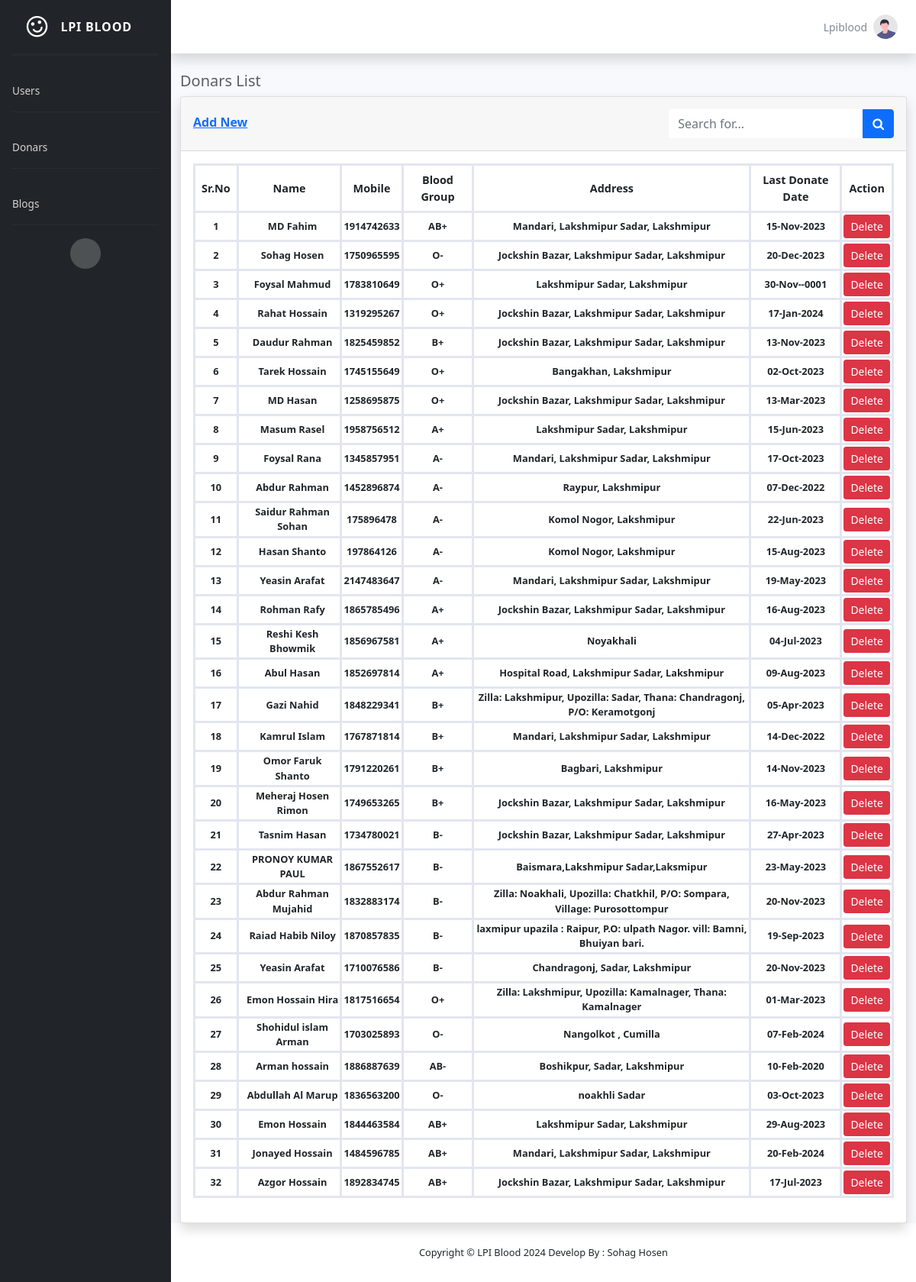
Screenshot of /admin/donors.php (signed in) with the database file from the repository.
### tables this page shows
CREATE TABLE `donars` (
  `id` int(255) NOT NULL,
  `firstName` varchar(255) NOT NULL,
  `lastName` varchar(255) NOT NULL,
  `mobile` int(255) NOT NULL,
  `email` varchar(255) NOT NULL,
  `address` text NOT NULL,
  `blood_group` varchar(255) NOT NULL,
  `weight` int(255) NOT NULL,
  `f_num` int(255) NOT NULL,
  `last_donate_date` date NOT NULL,
  `img` varchar(255) NOT NULL
);

### admin/donors.php (the view, shortened to what this page needs)
<?php include 'header.php';
$sql = "SELECT * FROM donars";
$query = mysqli_query($con, $sql);
$rows = mysqli_num_rows($query);
?>
   <div class="container-fluid" id="adminPage">
      <h5 class="mb-2 text-gray-800">Donars List</h5>
      <div class="card shadow">
         <div class="card-header py-3 d-flex justify-content-between">
            <div>
               <a href="user_add.php">
                  <h6 class="font-weight-bold text-primary mt-2">Add New</h6>
               </a>
            </div>
            <div>
               <form class="navbar-search">
                  <div class="input-group">
                     <input type="text" class="form-control bg-white border-0 small" placeholder="Search for...">
                     <div class="input-group-append">
                        <button class="btn btn-primary" type="button"> <i class="fa fa-search"></i> </button>
                     </div>
                  </div>
               </form>
            </div>
         </div>
         <div class="card-body">
            <div class="table-responsive">
               <table class="table table-bordered" id="dataTable" width="100%" cellspacing="0">
                  <thead>
                     <tr>
                        <th>Sr.No</th>
                        <th>Name</th>
                        <th>Mobile</th>
                        <th>Blood Group</th>
                        <th>Address</th>
                        <th>Last Donate Date</th>
                        <th colspan="2">Action</th>
                     </tr>
                  </thead>
                  <tbody">
                     <?php
                        if ($rows){
                           $count = 1;
                           while ($result = mysqli_fetch_assoc($query)) {
                              ?>
                              <tr>
                                 <td><?= $count++?></td>
                                 <td style="text-align: center !important;"><?= ucfirst($result['firstName']." ".$result['lastName'])?></td>
                                 <td><?=$result['mobile'] ?></td>
                                 <td><?=$result['blood_group'] ?></td>
                                 <td><?=$result['address'] ?></td>
                                 <td><?=date('d-M-Y', strtotime($result['last_donate_date'])) ?></td>
                                 <td>
                                    <form method="POST" onsubmit=" return confirm('Are you sure you want to delete?')">
                                       <input type="submit" name="deleteDonar" value="Delete" class="btn btn-sm btn-danger">
                                    </form>
                                 </td>
                              </tr>
                              <?php
                           }
                        }else{
                           ?>
                           <tr><td class="text-center">No Record Found!</td></tr>
                           <?php
                        }
                     ?>
               </table>
            </div>
         </div>
      </div>
   </div>
</div>
<?php include 'footer.php';
?>

### rows the page displays
donars: firstName+lastName "MD Fahim", mobile "1914742633", blood_group "AB+", address "Mandari, Lakshmipur Sadar, Lakshmipur", last_donate_date "15-Nov-2023"
donars: firstName+lastName "Sohag Hosen", mobile "1750965595", blood_group "O-", address "Jockshin Bazar, Lakshmipur Sadar, Lakshmipur", last_donate_date "20-Dec-2023"
donars: firstName+lastName "Foysal Mahmud", mobile "1783810649", blood_group "O+", address "Lakshmipur Sadar, Lakshmipur", last_donate_date "30-Nov--0001"
donars: firstName+lastName "Rahat Hossain", mobile "1319295267", blood_group "O+", address "Jockshin Bazar, Lakshmipur Sadar, Lakshmipur", last_donate_date "17-Jan-2024"
donars: firstName+lastName "Daudur Rahman", mobile "1825459852", blood_group "B+", address "Jockshin Bazar, Lakshmipur Sadar, Lakshmipur", last_donate_date "13-Nov-2023"
donars: firstName+lastName "Tarek Hossain", mobile "1745155649", blood_group "O+", address "Bangakhan, Lakshmipur", last_donate_date "02-Oct-2023"
donars: firstName+lastName "MD Hasan", mobile "1258695875", blood_group "O+", address "Jockshin Bazar, Lakshmipur Sadar, Lakshmipur", last_donate_date "13-Mar-2023"
donars: firstName+lastName "Masum Rasel", mobile "1958756512", blood_group "A+", address "Lakshmipur Sadar, Lakshmipur", last_donate_date "15-Jun-2023"
donars: firstName+lastName "Foysal Rana", mobile "1345857951", blood_group "A-", address "Mandari, Lakshmipur Sadar, Lakshmipur", last_donate_date "17-Oct-2023"
donars: firstName+lastName "Abdur Rahman", mobile "1452896874", blood_group "A-", address "Raypur, Lakshmipur", last_donate_date "07-Dec-2022"
donars: firstName+lastName "Saidur Rahman Sohan", mobile "175896478", blood_group "A-", address "Komol Nogor, Lakshmipur", last_donate_date "22-Jun-2023"
donars: firstName+lastName "Hasan Shanto", mobile "197864126", blood_group "A-", address "Komol Nogor, Lakshmipur", last_donate_date "15-Aug-2023"
donars: firstName+lastName "Yeasin Arafat", mobile "2147483647", blood_group "A-", address "Mandari, Lakshmipur Sadar, Lakshmipur", last_donate_date "19-May-2023"
donars: firstName+lastName "Rohman Rafy", mobile "1865785496", blood_group "A+", address "Jockshin Bazar, Lakshmipur Sadar, Lakshmipur", last_donate_date "16-Aug-2023"
donars: firstName+lastName "Reshi Kesh Bhowmik", mobile "1856967581", blood_group "A+", address "Noyakhali", last_donate_date "04-Jul-2023"
donars: firstName+lastName "Abul Hasan", mobile "1852697814", blood_group "A+", address "Hospital Road, Lakshmipur Sadar, Lakshmipur", last_donate_date "09-Aug-2023"
donars: firstName+lastName "Gazi Nahid", mobile "1848229341", blood_group "B+", address "Zilla: Lakshmipur, Upozilla: Sadar, Thana: Chandragonj, P/O: Keramotgonj", last_donate_date "05-Apr-2023"
donars: firstName+lastName "Kamrul Islam", mobile "1767871814", blood_group "B+", address "Mandari, Lakshmipur Sadar, Lakshmipur", last_donate_date "14-Dec-2022"
donars: firstName+lastName "Omor Faruk Shanto", mobile "1791220261", blood_group "B+", address "Bagbari, Lakshmipur", last_donate_date "14-Nov-2023"
donars: firstName+lastName "Meheraj Hosen Rimon", mobile "1749653265", blood_group "B+", address "Jockshin Bazar, Lakshmipur Sadar, Lakshmipur", last_donate_date "16-May-2023"
donars: firstName+lastName "Tasnim Hasan", mobile "1734780021", blood_group "B-", address "Jockshin Bazar, Lakshmipur Sadar, Lakshmipur", last_donate_date "27-Apr-2023"
donars: firstName+lastName "PRONOY KUMAR PAUL", mobile "1867552617", blood_group "B-", address "Baismara,Lakshmipur Sadar,Laksmipur", last_donate_date "23-May-2023"
donars: firstName+lastName "Abdur Rahman Mujahid", mobile "1832883174", blood_group "B-", address "Zilla: Noakhali, Upozilla: Chatkhil, P/O: Sompara, Village: Purosottompur", last_donate_date "20-Nov-2023"
donars: firstName+lastName "Raiad Habib Niloy", mobile "1870857835", blood_group "B-", address "laxmipur upazila : Raipur, P.O: ulpath Nagor. vill: Bamni, Bhuiyan bari.", last_donate_date "19-Sep-2023"
donars: firstName+lastName "Yeasin Arafat", mobile "1710076586", blood_group "B-", address "Chandragonj, Sadar, Lakshmipur", last_donate_date "20-Nov-2023"
donars: firstName+lastName "Emon Hossain Hira", mobile "1817516654", blood_group "O+", address "Zilla: Lakshmipur, Upozilla: Kamalnager, Thana: Kamalnager", last_donate_date "01-Mar-2023"
donars: firstName+lastName "Shohidul islam Arman", mobile "1703025893", blood_group "O-", address "Nangolkot , Cumilla", last_donate_date "07-Feb-2024"
donars: firstName+lastName "Arman hossain", mobile "1886887639", blood_group "AB-", address "Boshikpur, Sadar, Lakshmipur", last_donate_date "10-Feb-2020"
donars: firstName+lastName "Abdullah Al Marup", mobile "1836563200", blood_group "O-", address "noakhli Sadar", last_donate_date "03-Oct-2023"
donars: firstName+lastName "Emon Hossain", mobile "1844463584", blood_group "AB+", address "Lakshmipur Sadar, Lakshmipur", last_donate_date "29-Aug-2023"
donars: firstName+lastName "Jonayed Hossain", mobile "1484596785", blood_group "AB+", address "Mandari, Lakshmipur Sadar, Lakshmipur", last_donate_date "20-Feb-2024"
donars: firstName+lastName "Azgor Hossain", mobile "1892834745", blood_group "AB+", address "Jockshin Bazar, Lakshmipur Sadar, Lakshmipur", last_donate_date "17-Jul-2023"

### other values shown
$user_data "Lpiblood"
